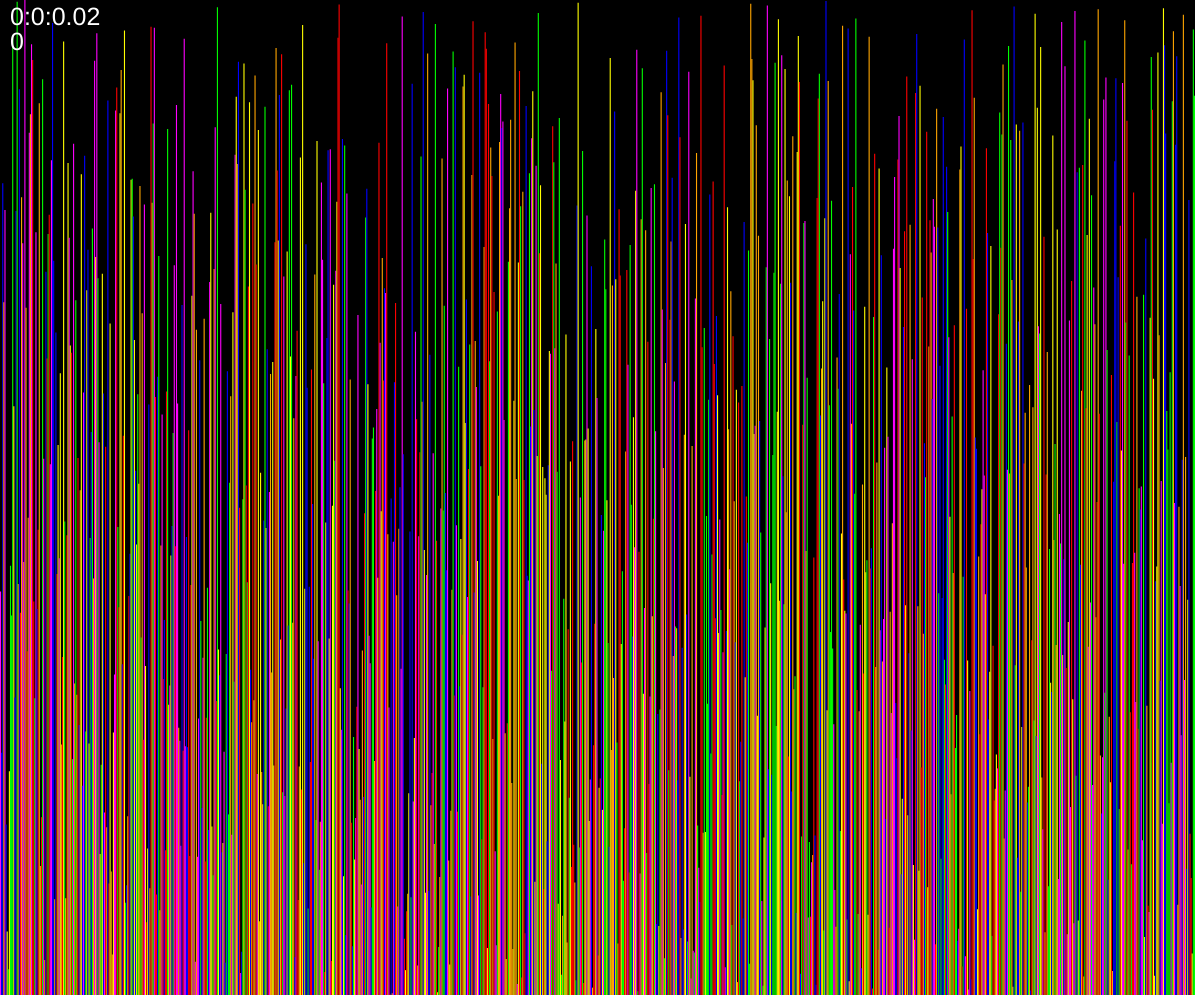
Frame 1 (no input)
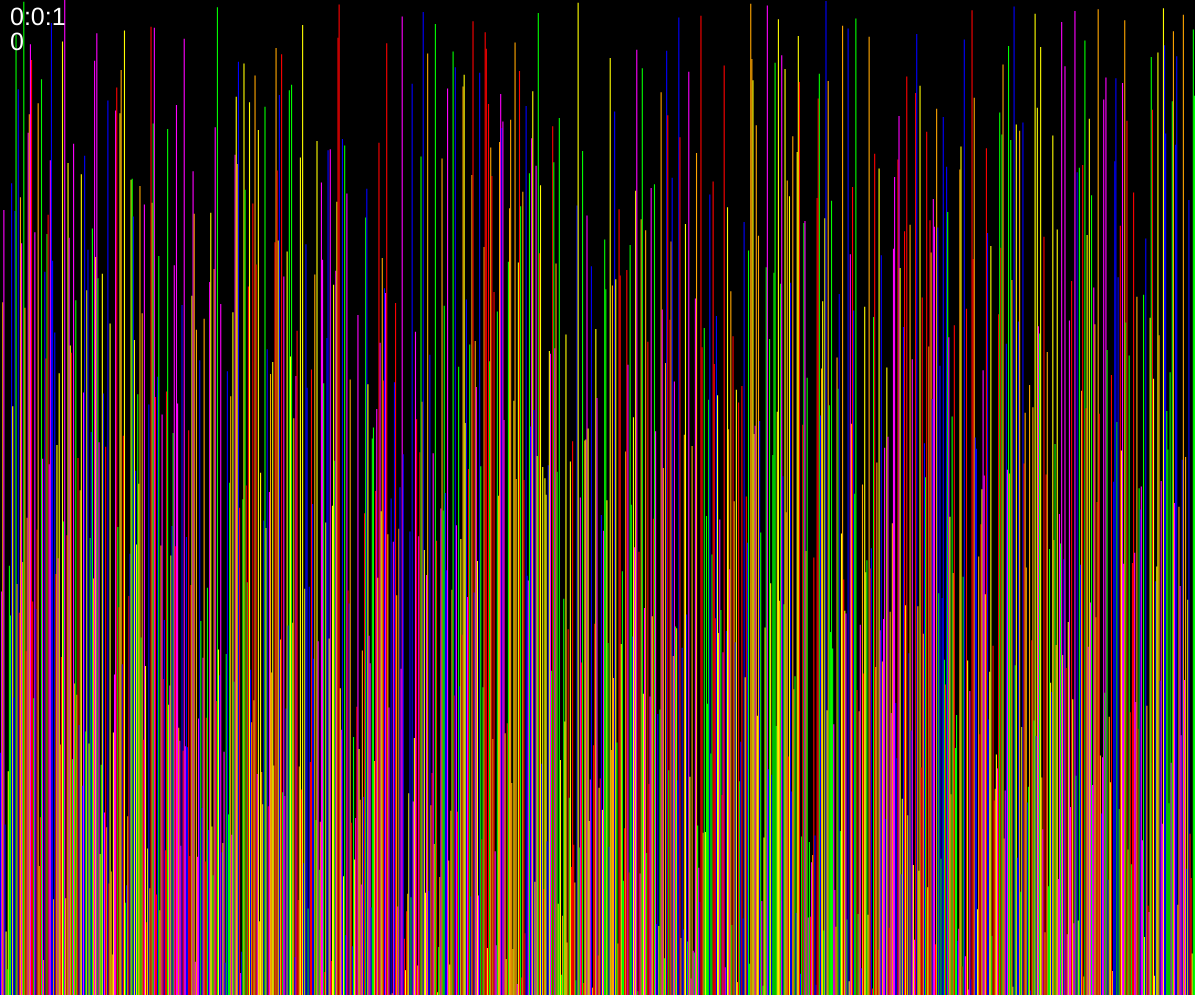
Frame 60 (no input)
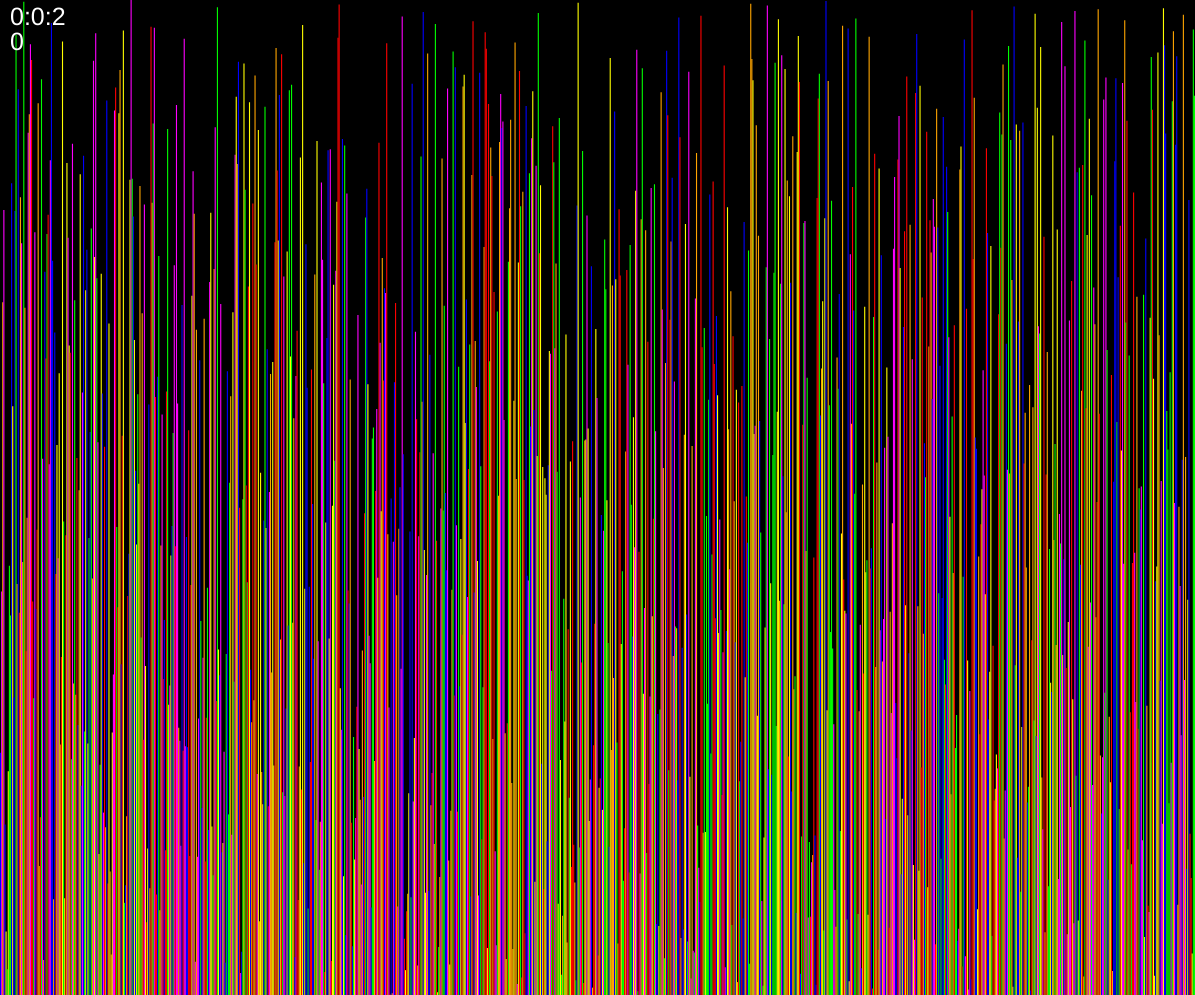
Frame 120 (the mouse pressed at the canvas centre since frame 60)

The p5.js sketch that drew these frames (run headless with seeded random() and noise() and a simulated clock; from frame 60 on, the mouse is pressed at the canvas centre):

// p5.js sketch
// ── sketch.js
function setup() {
  createCanvas(window.outerWidth - 5, window.outerHeight - 5);
}

var length = 1080;
var array = [];
var colour = [];
var a = 0;
var b = 0;
var l = length;

function mousePressed(){
  fullscreen(true);
}

var decPart = function(n) {
  var h = (n+"").split(".")[1];
  return(h);
};

for (var i = 0; i < length; i += 1) {
  array.push(i + 1);
  var a = i;
  while (a > 0) {
    a = a - 6;
  }
  if (a === 0) {
    colour.push([255, 0, 0]);
  } else if (a === -5) {
    colour.push([255, 165, 0]);
  } else if (a === -4) {
    colour.push([255, 255, 0]);
  } else if (a === -3) {
    colour.push([0, 255, 0]);
  } else if (a === -2) {
    colour.push([0, 0, 255]);
  } else if (a === -1) {
    colour.push([255, 0, 255]);
  } else {
    colour.push([255, 255, 255]);
  }
}

var j, x1, x2, i;
for (i = array.length - 1; i > 0; i--) {
  j = Math.floor(Math.random() * (i + 1));
  x1 = array[i];
  x2 = colour[i];
  array[i] = array[j];
  colour[i] = colour[j];
  array[j] = x1;
  colour[j] = x2;
}

function draw() {
  rotate(3*PI/2);
  translate(-height, -0);
  background(0);
  noStroke();
  for (i = 0; i < length; i++) {
    fill(colour[i][0], colour[i][1], colour[i][2]);
    var w = width / length;
    var h = height / length;
    rect(0, (i)*w, h*(array[i]), w);
  }
  if (b < length) {
    if (a < l) {
      if (array[a] && array[a + 1]) {
        var a1 = array[a];
        var a2 = array[a + 1];
        if (a1 > a2) {
          var temp1 = array[a];
          var temp2 = colour[a];
          array[a] = array[a+1];
          colour[a] = colour[a+1];
          array[a+1] = temp1;
          colour[a+1] = temp2;
        }
      }
      a += 1;
    } else {
      a = 0;
      b += 1;
      l -= 1;
    }
    translate(height, 0);
    rotate(-3*PI/2);
    fill(255);
    var hrs = millis() / 3600000;
    var min = millis() / 60000;
    var sec = millis() / 1000;
    hrs = floor(hrs);
    min = floor(min);
    while (min > 60) {
      min = min - 60;
    }
    while (sec > 60) {
      sec = sec - 60;
    }
    sec = round(100*sec)/100;
    textSize(25);
    text(hrs + ':' + min + ':' + sec, 10, 25);
    text(b, 10, 50);
  } else {
    console.log(hrs + ':' + min + ':' + sec);
    console.log(b)
      while (true) {
    }
  }
};
